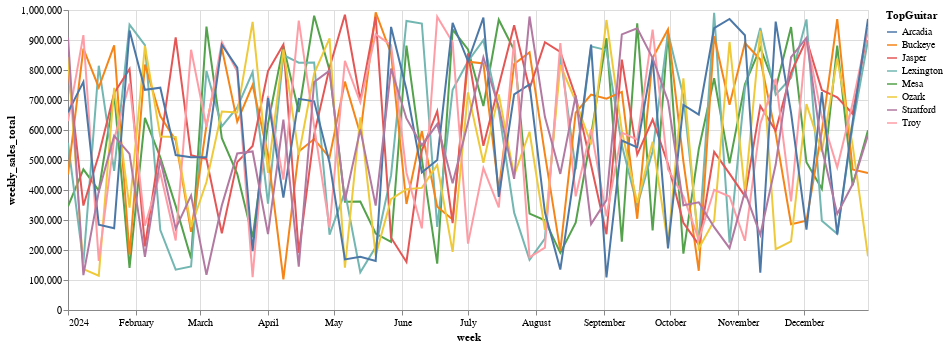

Source (notebook cell):
### Code cell
import altair as alt

width = 800
height = 300

base = alt.Chart(df, width=width, height=height).mark_line().encode(
  x='week:T',
  y='weekly_sales_total:Q',
  color='TopGuitar:N',
  tooltip=['TopGuitar:N', 'weekly_sales_total:Q', 'week:T']
).interactive()

base

### Figure 1 — Vega-Lite specification as saved in the notebook (floating-point values rounded to 4 significant figures; data arrays with more than 128 entries replaced by an {"elided": "..."} marker saying what was removed)
{"config": {"view": {"continuousWidth": 400, "continuousHeight": 300}}, "data": {"name": "data-c1fc64f6eb27d15a6c9f3d8051598986"}, "mark": "line", "encoding": {"color": {"field": "TopGuitar", "type": "nominal"}, "tooltip": [{"field": "TopGuitar", "type": "nominal"}, {"field": "weekly_sales_total", "type": "quantitative"}, {"field": "week", "type": "temporal"}], "x": {"field": "week", "type": "temporal"}, "y": {"field": "weekly_sales_total", "type": "quantitative"}}, "height": 300, "selection": {"selector001": {"type": "interval", "bind": "scales", "encodings": ["x", "y"]}}, "width": 800, "$schema": "https://vega.github.io/schema/vega-lite/v4.17.0.json", "datasets": {"data-c1fc64f6eb27d15a6c9f3d8051598986": {"elided": "432 records"}}}
